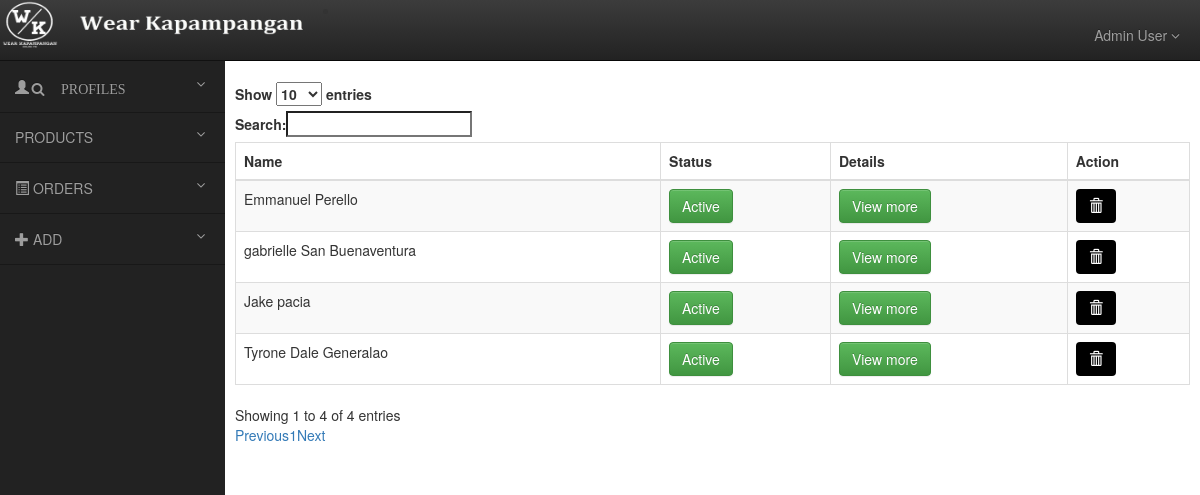
Page /member.php (signed in) on the committed database.
### tables this page shows
CREATE TABLE IF NOT EXISTS `mem_info` (
`info_id` int(5) NOT NULL,
  `address` varchar(200) NOT NULL,
  `contactnum` bigint(59) NOT NULL,
  `month` varchar(11) NOT NULL,
  `day` int(11) NOT NULL,
  `year` bigint(20) NOT NULL,
  `username` varchar(20) NOT NULL,
  `password` varchar(20) NOT NULL
);

CREATE TABLE IF NOT EXISTS `members` (
`mem_id` int(5) NOT NULL,
  `fname` varchar(30) NOT NULL,
  `lname` varchar(30) NOT NULL,
  `gender` varchar(10) NOT NULL,
  `status` int(11) NOT NULL,
  `profile_pic` varchar(100) NOT NULL
);

### member.php (the view, shortened to what this page needs)
<!DOCTYPE html>
<?php
$query=mysql_query("SELECT * FROM theme");
while ($query1=mysql_fetch_array($query)) {
$style=$query1['css'];
}
?><DOCTYPE html>
<html>
<head>
<link rel="stylesheet" type="text/css" href="css/style.css">
<link rel="stylesheet" type="text/css" href="css/<?php echo"$style";?>.css">
<link rel="stylesheet" type="text/css" href="css/popup.css">
<link rel="stylesheet" type="text/css" href="css/bootstrap.min.css">
<link rel="stylesheet" type="text/css" href="css/bootstrap-theme.min.css">
<div id="wrapper">
       <nav class="navbar navbar-inverse navbar-fixed-top" role="navigation">
            <div class="navbar-header">
            <a>
                <img src="image/logo.png" style="width: 340px; height: 50px;">
            </a>
        </div>
        <ul class="nav navbar-nav navbar-right" style="padding-right: 20px;">
            <li class="dropdown">
                <a href="#" class="dropdown-toggle" data-toggle="dropdown">Admin User <b class="fa fa-angle-down"></b></a>
            </li>
        </ul>
        <div class="collapse navbar-collapse navbar-ex1-collapse">
            <ul class="nav navbar-nav side-nav">
                <li>
                    <a href="#" data-toggle="collapse" data-target="#submenu-1" class=" glyphicon glyphicon-user"><i class="fa fa-fw fa-search"></i> PROFILES <i class="fa fa-fw fa-angle-down pull-right" ></i></a>
                </li>
                <li>
                    <a href="#" data-toggle="collapse" data-target="#submenu-2">  PRODUCTS <i class="fa fa-fw fa-angle-down pull-right"></i> </a>
                </li>  <li>
                    <a href="#" data-toggle="collapse" data-target="#submenu-3"><i class="glyphicon glyphicon-list-alt"></i> ORDERS<i class="fa fa-fw fa-angle-down pull-right"></i> </a>
                </li>
               <li>
                    <a href="#" data-toggle="collapse" data-target="#submenu-4"><i class="  glyphicon glyphicon-plus"></i> ADD<i class="fa fa-fw fa-angle-down pull-right"></i> </a>
                </li>
            </ul>
        </div>
        </nav>
            <div id="page-wrapper">
        <div class="container-fluid">
            <div class="row" id="main" >
<br>
<br>
<br>
<table id="example" class="table table-striped table-bordered" cellspacing="0" width="100%">
        <thead>
            <tr>
                <th>Name</th>
                <th>Status</th>
                <th>Details</th>
                <th>Action</th>
            </tr>
        </thead>
        <?php
$query1=mysql_query("SELECT members.fname, mem_info.contactnum, members.profile_pic,members.status, members.lname,members.gender,members.mem_id, mem_info.username,mem_info.password,mem_info.address ,mem_info.month, mem_info.day, mem_info.year
FROM mem_info
INNER JOIN members
ON members.mem_id=mem_info.info_id
");
while($query2=mysql_fetch_array($query1))
{
echo "<tr><td>$query2[fname] $query2[lname]</td>";
if($query2['status']=='1'){
echo "<td><button class='btn btn-success'><a style='color:white;' href='member.php?mem_id=$query2[mem_id]'>Active</a></button></td>";
}else{
  echo "<td><button class='btn btn-danger'><a style='color:white;' href='member.php?mem_id=$query2[mem_id]'>Deactivated</a></button></td>";
}
echo "<td><button class='btn btn-success'><a href='member.php?#popup1?id=$query2[mem_id]' style='color:white;'>View more</a></button></td>";
echo "<td><button class='btn btn-inverse'><a href='member.php?delete=$query2[mem_id]' style='color:white;'><i class=' glyphicon glyphicon-trash'></i></a></button></td>";
echo"</div>";
}
        ?>
</body>
</html>

### css/style.css (style rules this page uses)
.item img, img { width: 100%; height: 70%; }
#wrapper { padding-left: 0; }
#page-wrapper { width: 100%; padding: 0; background-color: #fff; }
@media (min-width:768px) { #wrapper { padding-left: 225px; } }
@media (min-width:768px) { #page-wrapper { padding: 22px 10px; } }
@media (min-width:768px) { .side-nav { position: fixed; top: 60px; width: 225px; margin-left: -225px; border: none; border-radius: 0; border-top: 1px rgba(0,0,0,.5) solid; overflow-y: auto; background-color: #222; bottom: 0; overflow-x: hidden; padding-bottom: 40px; } }
@media (min-width:768px) { .side-nav>li>a { width: 225px; border-bottom: 1px rgba(0,0,0,.3) solid; } }
.btn { background-color: black; color: white; }

### css/popup.css (style rules this page uses)
.btn { margin-bottom:10px; }

### rows in the picture
mem_info: members.fname "gabrielle", members.lname "San Buenaventura"
mem_info: members.fname "Tyrone Dale", members.lname "Generalao"
mem_info: members.fname "Jake", members.lname "pacia"
mem_info: members.fname "Emmanuel", members.lname "Perello"
